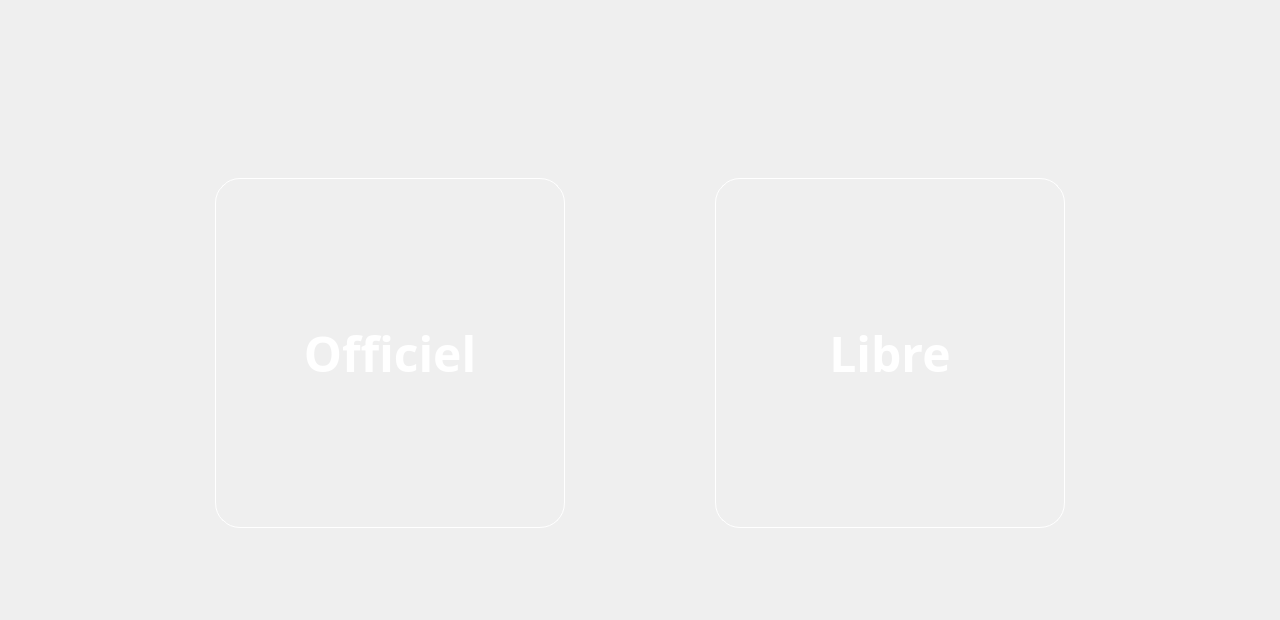
     <widget class="QWidget" name="choixplateau">
      <widget class="QWidget" name="verticalLayoutWidget_9">
       <property name="geometry">
        <rect>
         <x>10</x>
         <y>10</y>
         <width>1261</width>
         <height>601</height>
        </rect>
       </property>
       <layout class="QGridLayout" name="gridLayout_14" columnstretch="0">
        <property name="leftMargin">
         <number>0</number>
        </property>
        <property name="rightMargin">
         <number>100</number>
        </property>
        <property name="bottomMargin">
         <number>0</number>
        </property>
        <property name="spacing">
         <number>6</number>
        </property>
        <item row="1" column="0">
         <widget class="QFrame" name="frame_9">
          <property name="maximumSize">
           <size>
            <width>16777215</width>
            <height>100</height>
           </size>
          </property>
          <property name="styleSheet">
           <string notr="true">background : url(:/img/Img/edition.png) no-repeat;
margin-left:400px;
border:none;</string>
          </property>
          <property name="frameShape">
           <enum>QFrame::StyledPanel</enum>
          </property>
          <property name="frameShadow">
           <enum>QFrame::Raised</enum>
          </property>
         </widget>
        </item>
        <item row="2" column="0">
         <layout class="QHBoxLayout" name="horizontalLayout_15">
          <property name="spacing">
           <number>150</number>
          </property>
          <property name="leftMargin">
           <number>100</number>
          </property>
          <property name="rightMargin">
           <number>0</number>
          </property>
          <property name="bottomMargin">
           <number>50</number>
          </property>
          <item>
           <widget class="QPushButton" name="ModeOfficiel">
            <property name="minimumSize">
             <size>
              <width>350</width>
              <height>350</height>
             </size>
            </property>
            <property name="maximumSize">
             <size>
              <width>350</width>
              <height>350</height>
             </size>
            </property>
            <property name="font">
             <font>
              <family>Segoe Print</family>
              <pointsize>36</pointsize>
              <bold>true</bold>
             </font>
            </property>
            <property name="styleSheet">
             <string notr="true">#ModeOfficiel{
	background : url(:/img/Img/officielicon.png) center cente no-repeat;
	background-color:qlineargradient(spread:pad, x1:0, y1:0, x2:1, y2:1, stop:0.606178 			rgba(255, 255, 255, 107));
	border: 1px solid rgb(255, 255, 255);
	border-radius: 25px;
	padding:10px;
	color : rgb(255, 255, 255);
}

#ModeOfficiel:hover {
    background-color:qlineargradient(spread:pad, x1:0, y1:0, x2:1, y2:1, stop:0.606178 			rgba(255, 255, 255, 150));
}

#ModeOfficiel:pressed {
    background-color: #9c2579;     
}

</string>
            </property>
            <property name="text">
             <string>Officiel</string>
            </property>
           </widget>
          </item>
          <item>
           <widget class="QPushButton" name="ModeLibre">
            <property name="minimumSize">
             <size>
              <width>350</width>
              <height>350</height>
             </size>
            </property>
            <property name="maximumSize">
             <size>
              <width>350</width>
              <height>350</height>
             </size>
            </property>
            <property name="font">
             <font>
              <family>Segoe Print</family>
              <pointsize>36</pointsize>
              <bold>true</bold>
             </font>
            </property>
            <property name="styleSheet">
             <string notr="true">#ModeLibre {
	background : url(:/img/Img/libreicon.png) center cente no-repeat;
	background-color:qlineargradient(spread:pad, x1:0, y1:0, x2:1, y2:1, stop:0.606178 			rgba(255, 255, 255, 107));
	border: 1px solid rgb(255, 255, 255);
	border-radius: 25px;
	padding:10px;
	color : rgb(255, 255, 255);
}

#ModeLibre:hover {
    background-color:qlineargradient(spread:pad, x1:0, y1:0, x2:1, y2:1, stop:0.606178 			rgba(255, 255, 255, 150));
}

#ModeLibre:pressed {
    background-color: #9c2579;     
}

</string>
            </property>
            <property name="text">
             <string>Libre</string>
            </property>
           </widget>
          </item>
         </layout>
        </item>
       </layout>
      </widget>
     </widget>
